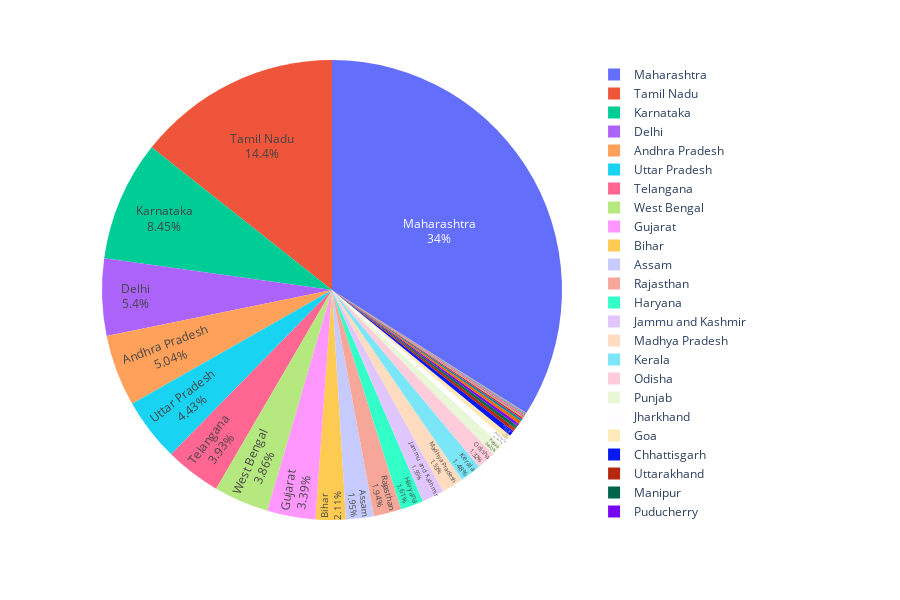

The cell this chart's notebook holds for it:
### Code cell
fig = px.pie(df, values = 'Active Cases',names='Name of State / UT', height=600)
fig.update_traces(textposition='inside', textinfo='percent+label')
fig.show()

### Figure 1 — Plotly figure (JSON) as saved in the notebook; plotly's stock layout.template omitted (floating-point values rounded to 4 significant figures)
{"data": [{"domain": {"x": [0, 1], "y": [0, 1]}, "hovertemplate": "Name of State / UT=%{label}<br>Active Cases=%{value}<extra></extra>", "labels": ["Andaman and Nicobar Islands", "Andhra Pradesh", "Arunachal Pradesh", "Assam", "Bihar", "Chandigarh", "Chhattisgarh", "Dadra and Nagar Haveli and Daman and Diu", "Delhi", "Goa", "Gujarat", "Haryana", "Himachal Pradesh", "Jammu and Kashmir", "Jharkhand", "Karnataka", "Kerala", "Ladakh", "Madhya Pradesh", "Maharashtra", "Manipur", "Meghalaya", "Mizoram", "Nagaland", "Odisha", "Puducherry", "Punjab", "Rajasthan", "Sikkim", "Tamil Nadu", "Telangana", "Tripura", "Uttarakhand", "Uttar Pradesh", "West Bengal"], "legendgroup": "", "name": "", "showlegend": true, "textinfo": "percent+label", "textposition": "inside", "type": "pie", "values": [46, 16621, 306, 6447, 6970, 155, 1195, 180, 17807, 1259, 11187, 5320, 351, 5123, 1797, 27859, 4884, 177, 5053, 112099, 711, 278, 79, 554, 4345, 686, 2711, 6405, 133, 47343, 12957, 661, 787, 14628, 12747]}], "layout": {"height": 600, "legend": {"tracegroupgap": 0}, "margin": {"t": 60}}}
